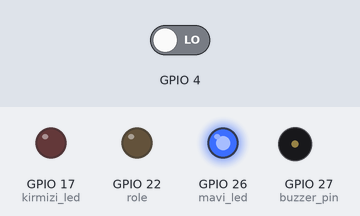
Bench run of a program on a simulated Raspberry Pi (BCM pin numbers). Parts: output pins drawn as LEDs (lit = HIGH), buzzer (waves = sounding, pin HIGH). The test bench sets the inputs (shaded band); at power-on: GPIO 4 LOW.

Above: at 1.2 s.
1.3 s: GPIO 4 driven HIGH
At 2.5 s:
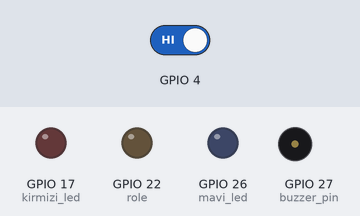
At 3.3 s:
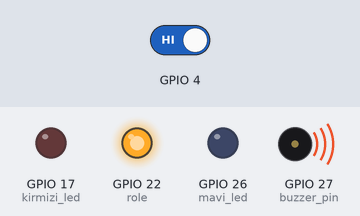
4.3 s: GPIO 4 driven LOW
At 6.0 s:
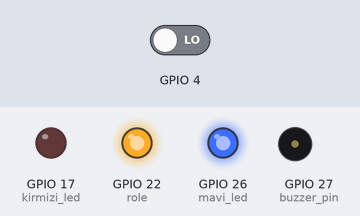
Timing chart, 0 to 7.5 s (numbered marks = the images above; inputs shaded):
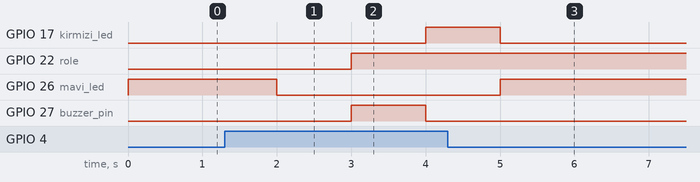

Measured:
- after the input at 1.3 s, GPIO 17 (kirmizi_led): LOW → HIGH after 2.7 s; GPIO 22 (role): LOW → HIGH after 1.7 s; GPIO 26 (mavi_led): HIGH → LOW after 0.70 s; GPIO 27 (buzzer_pin): LOW → HIGH after 1.7 s, → LOW 1.0 s later
- after the input at 4.3 s, GPIO 17 (kirmizi_led): goes on until 5.0 s, then stays LOW; GPIO 22 (role): stops changing and stays HIGH; GPIO 26 (mavi_led): LOW → HIGH after 0.70 s; GPIO 27 (buzzer_pin): stops changing and stays LOW

The program:

ak_ll_saks_.py
```python
import time
import RPi.GPIO as GPIO
import datetime

GPIO.setmode(GPIO.BCM)
GPIO.setwarnings(False)


role=22
buzzer_pin=27
mavi_led=26
kirmizi_led=17

GPIO.setup(role, GPIO.OUT)
GPIO.setup(buzzer_pin, GPIO.OUT)
GPIO.setup(kirmizi_led, GPIO.OUT)
GPIO.setup(mavi_led, GPIO.OUT)


def Buzzer(buzzer_pin):
    GPIO.output(buzzer_pin, GPIO.HIGH)
    time.sleep(1)
    GPIO.output(buzzer_pin, GPIO.LOW)

def kırmızı(led1):
    GPIO.output(led1, GPIO.HIGH)
    time.sleep(1)
    GPIO.output(led1, GPIO.LOW)

def mavi(led2):
    GPIO.output(led2, GPIO.HIGH)
    time.sleep(1)
    GPIO.output(led2, GPIO.LOW)

def get_moisture(pin = 4):
    GPIO.setup(pin, GPIO.IN)
    return GPIO.input(pin)


def pump(röle_pin):
	GPIO.output(röle_pin, GPIO.LOW)
	time.sleep(1)
	GPIO.output(röle_pin, GPIO.HIGH)
	return


while True:
    if get_moisture(pin = 4) == 1:
	    pump(role)
	    Buzzer(buzzer_pin)
	    kırmızı(kirmizi_led)
    if get_moisture(pin= 4) == 0:
	    mavi(mavi_led)
```
